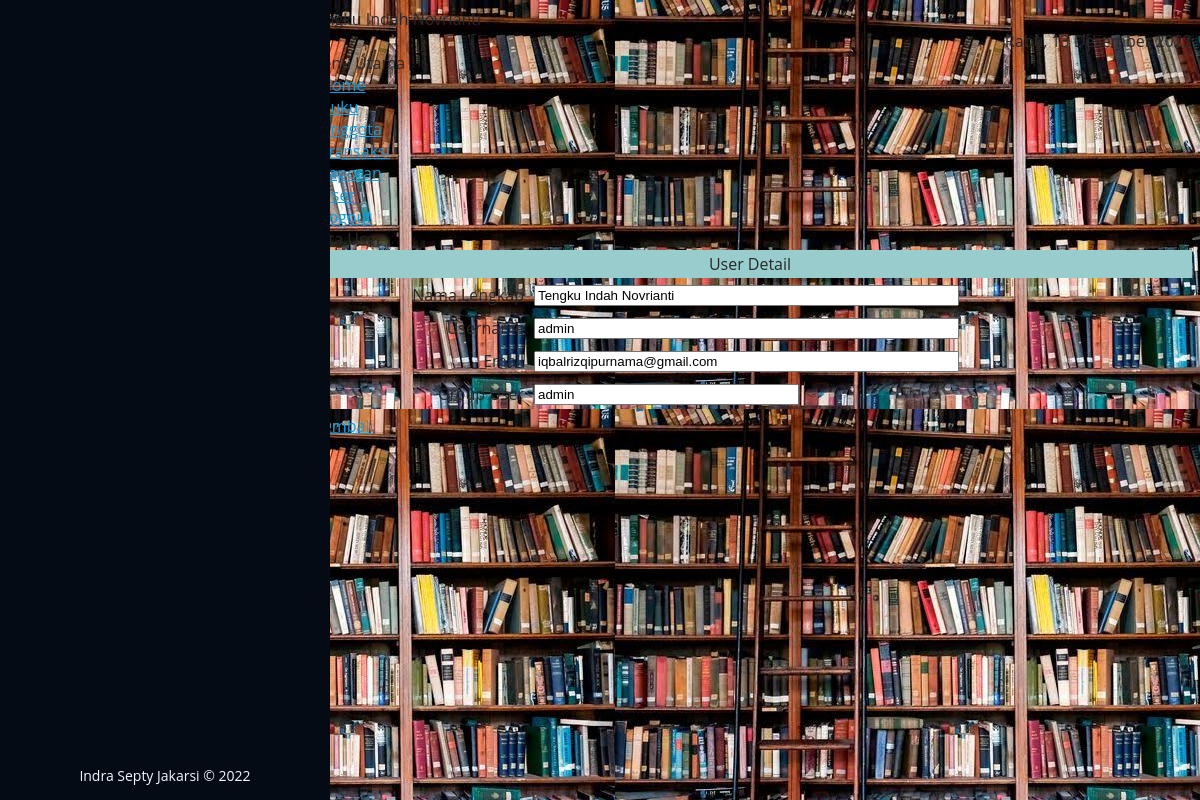
The page /admin/index.php?page=user_detil&id=1 (signed in) on the database its author committed.
### tables this page shows
CREATE TABLE `tbl_user` (
  `id` int(3) NOT NULL,
  `nama` varchar(200) NOT NULL,
  `username` varchar(50) NOT NULL,
  `password` varchar(200) NOT NULL,
  `email` varchar(100) NOT NULL,
  `level` enum('admin','user') NOT NULL
);

### admin/user_detil.php (the view)
  <?php include '../conn/koneksi.php'; ?>
<div id="menu-tengah">
   	<div id="bg_menu">Data User
   	</div>
   	<div id="content_menu">
       <div id="menu_header">
       	<table width="100%" height="100%" style="background-color:#9cc;">
           	<tr>
               	<td align="center">User Detail</td>
               </tr>
           </table>
   	</div>
  	    <div class="table_input">
       <form action="" method="post">
  	      <table width="100%" height="80%" align="center" cellspacing="0" cellpadding="5">
         <?php
           $id	= isset($_GET['id']) ? $_GET['id'] : "";
		$query=mysqli_query($konek,"SELECT * FROM tbl_user WHERE id='$id'");
		$data=mysqli_fetch_array($query);
		?>
  	        <tbody>
           	<tr>
               	<td width="25%" align="right">Nama Lengkap</td>
                   <td><input type="text" name="nama" size="50%" value="<?=$data[1]?>" readonly></td>
               </tr>
               <tr>
               	<td width="20%" align="right">Username</td>
                   <td><input type="text" name="username" size="50%" value="<?=$data[2]?>" readonly></td>
               </tr>
               <tr>
               	<td width="20%" align="right">Email</td>
                   <td><input type="text" name="email" size="50%" value="<?=$data[4]?>" readonly></td>
               </tr>
               <tr>
               	<td width="20%" align="right">Group User</td>
                   <td><input type="text" name="email" size="30%" value="<?=$data[5]?>" readonly></td>
               </tr>
               <tr>
                   <td><a href="?page=user">Kembali</td>
               </tr>
           </tbody>
         </table>
         </form>
	      </div>
  	  </div>
   </div>

### assets/css/style.css (style rules this page uses)
body { font-family: "Open Sans", sans-serif; color: #272829; }
a { color: #149ddd; }

### admin/index.php (style rules this page uses)
body { background-image: url(../images/2.jpeg); background-color: #cccccccc; }

### rows shown on the page
tbl_user: nama "Tengku Indah Novrianti", username "admin", email "iqbalrizqipurnama@gmail.com", email "admin"

### other values the page prints
$_SESSION['nama'] "Tengku Indah Novrianti"
